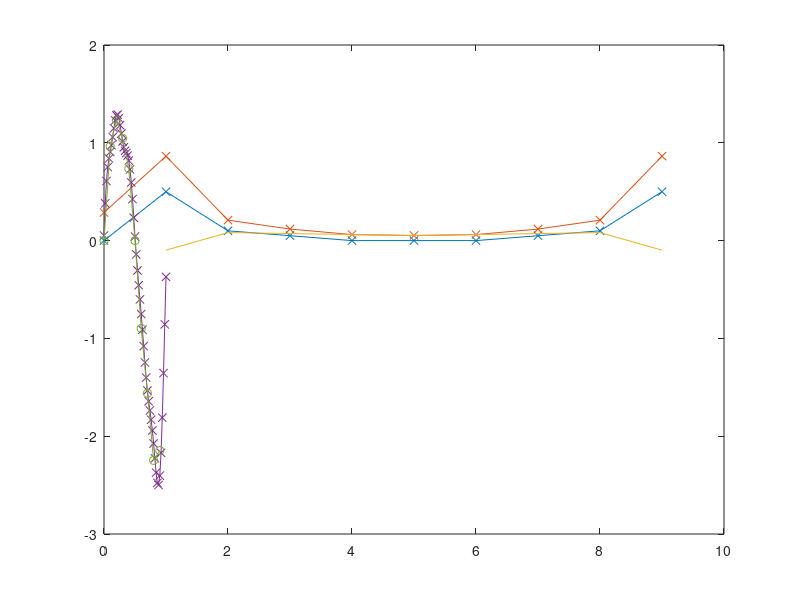

Source code (MATLAB):
x=0:1/10:1-1/10; y=exp(0*x).*(sin(1*x*2*pi)+0.2*sin(2*x*2*pi)+0.1*sin(3*x*2*pi));
z=fft(y)/length(y);
% z=fft(y);
close all; plot([0:length(x)-1],abs(z(1:end)),'x-'); 
% hold on; plot(imag(z),'x-');


y=exp(1*x).*(sin(1*x*2*pi)+0.2*sin(2*x*2*pi)+0.1*sin(3*x*2*pi));
z=fft(y)/length(y);
% z=fft(y);
hold on; plot([0:length(x)-1],abs(z(1:end)),'x-'); 

%%
close all;
plot(real(z(2:end)))

z2=[z(1:end/2+1),zeros(1,40),z(end/2+1:end)]
x2=length(z2)*ifft(z2);

plot([0:1/(length(x2)-1):1],x2,'x-');
hold on;
plot(x,y,'-o')

%%
